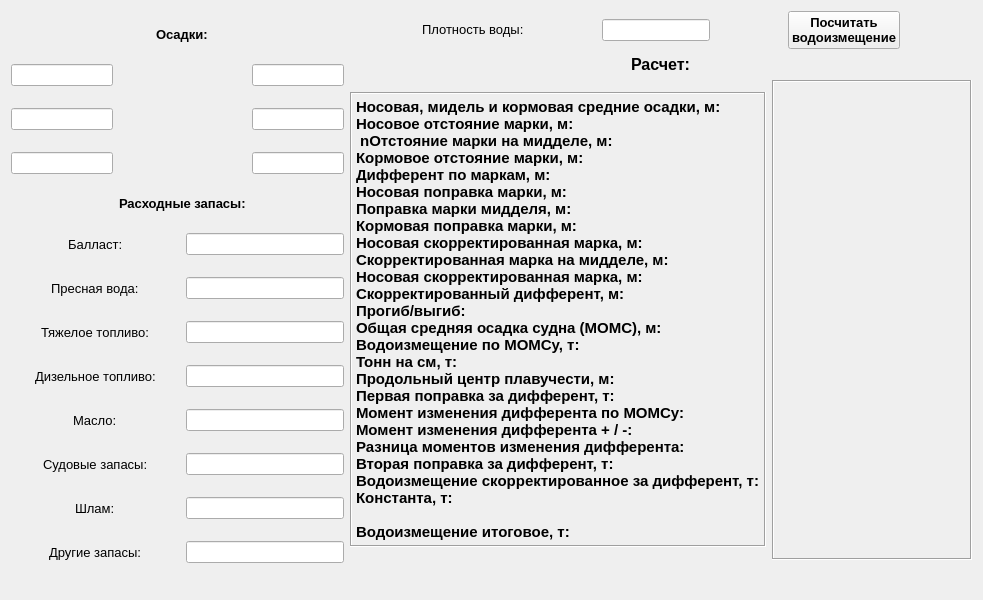
<?xml version="1.0" encoding="UTF-8"?>
<ui version="4.0">
 <class>Form</class>
 <widget class="QWidget" name="Form">
  <property name="geometry">
   <rect>
    <x>0</x>
    <y>0</y>
    <width>983</width>
    <height>600</height>
   </rect>
  </property>
  <property name="minimumSize">
   <size>
    <width>800</width>
    <height>600</height>
   </size>
  </property>
  <property name="windowTitle">
   <string>Расчет водоизмещения HC Bea-Luna</string>
  </property>
  <layout class="QGridLayout" name="gridLayout_3">
   <item row="0" column="0" rowspan="2">
    <layout class="QGridLayout" name="gridLayout">
     <item row="12" column="2" colspan="2">
      <widget class="QLineEdit" name="other_f">
       <property name="alignment">
        <set>Qt::AlignCenter</set>
       </property>
      </widget>
     </item>
     <item row="11" column="2" colspan="2">
      <widget class="QLineEdit" name="sludge_f">
       <property name="alignment">
        <set>Qt::AlignCenter</set>
       </property>
      </widget>
     </item>
     <item row="10" column="2" colspan="2">
      <widget class="QLineEdit" name="slops_f">
       <property name="alignment">
        <set>Qt::AlignCenter</set>
       </property>
      </widget>
     </item>
     <item row="6" column="0" colspan="2" alignment="Qt::AlignHCenter">
      <widget class="QLabel" name="fw_l">
       <property name="font">
        <font>
         <family>Tahoma</family>
         <pointsize>10</pointsize>
        </font>
       </property>
       <property name="text">
        <string>Пресная вода:</string>
       </property>
      </widget>
     </item>
     <item row="5" column="2" colspan="2">
      <widget class="QLineEdit" name="ballast_f">
       <property name="alignment">
        <set>Qt::AlignCenter</set>
       </property>
      </widget>
     </item>
     <item row="7" column="0" colspan="2" alignment="Qt::AlignHCenter">
      <widget class="QLabel" name="hfo_l">
       <property name="font">
        <font>
         <family>Tahoma</family>
         <pointsize>10</pointsize>
        </font>
       </property>
       <property name="text">
        <string>Тяжелое топливо:</string>
       </property>
      </widget>
     </item>
     <item row="9" column="2" colspan="2">
      <widget class="QLineEdit" name="lo_f">
       <property name="alignment">
        <set>Qt::AlignCenter</set>
       </property>
      </widget>
     </item>
     <item row="7" column="2" colspan="2">
      <widget class="QLineEdit" name="hfo_f">
       <property name="alignment">
        <set>Qt::AlignCenter</set>
       </property>
      </widget>
     </item>
     <item row="8" column="2" colspan="2">
      <widget class="QLineEdit" name="mgo_f">
       <property name="alignment">
        <set>Qt::AlignCenter</set>
       </property>
      </widget>
     </item>
     <item row="6" column="2" colspan="2">
      <widget class="QLineEdit" name="fw_f">
       <property name="alignment">
        <set>Qt::AlignCenter</set>
       </property>
      </widget>
     </item>
     <item row="10" column="0" colspan="2" alignment="Qt::AlignHCenter">
      <widget class="QLabel" name="slops_l">
       <property name="font">
        <font>
         <family>Tahoma</family>
         <pointsize>10</pointsize>
        </font>
       </property>
       <property name="text">
        <string>Судовые запасы:</string>
       </property>
      </widget>
     </item>
     <item row="2" column="0">
      <widget class="QLineEdit" name="M_ps_line">
       <property name="sizePolicy">
        <sizepolicy hsizetype="Preferred" vsizetype="Fixed">
         <horstretch>0</horstretch>
         <verstretch>0</verstretch>
        </sizepolicy>
       </property>
       <property name="alignment">
        <set>Qt::AlignCenter</set>
       </property>
      </widget>
     </item>
     <item row="1" column="3">
      <widget class="QLineEdit" name="F_ss_line">
       <property name="sizePolicy">
        <sizepolicy hsizetype="Preferred" vsizetype="Fixed">
         <horstretch>0</horstretch>
         <verstretch>0</verstretch>
        </sizepolicy>
       </property>
       <property name="minimumSize">
        <size>
         <width>0</width>
         <height>0</height>
        </size>
       </property>
       <property name="alignment">
        <set>Qt::AlignCenter</set>
       </property>
      </widget>
     </item>
     <item row="4" column="1" colspan="2" alignment="Qt::AlignHCenter">
      <widget class="QLabel" name="label_10">
       <property name="sizePolicy">
        <sizepolicy hsizetype="Preferred" vsizetype="Maximum">
         <horstretch>0</horstretch>
         <verstretch>0</verstretch>
        </sizepolicy>
       </property>
       <property name="font">
        <font>
         <family>Tahoma</family>
         <pointsize>10</pointsize>
         <weight>75</weight>
         <bold>true</bold>
        </font>
       </property>
       <property name="layoutDirection">
        <enum>Qt::LeftToRight</enum>
       </property>
       <property name="text">
        <string>Расходные запасы:</string>
       </property>
       <property name="alignment">
        <set>Qt::AlignLeading|Qt::AlignLeft|Qt::AlignVCenter</set>
       </property>
      </widget>
     </item>
     <item row="1" column="1" rowspan="3" colspan="2">
      <widget class="QLabel" name="ship">
       <property name="text">
        <string/>
       </property>
       <property name="pixmap">
        <pixmap>ship_rus.jpg</pixmap>
       </property>
      </widget>
     </item>
     <item row="0" column="1" colspan="2" alignment="Qt::AlignHCenter">
      <widget class="QLabel" name="drafts_label">
       <property name="sizePolicy">
        <sizepolicy hsizetype="Preferred" vsizetype="Maximum">
         <horstretch>0</horstretch>
         <verstretch>0</verstretch>
        </sizepolicy>
       </property>
       <property name="font">
        <font>
         <family>Tahoma</family>
         <pointsize>10</pointsize>
         <weight>75</weight>
         <bold>true</bold>
        </font>
       </property>
       <property name="midLineWidth">
        <number>1</number>
       </property>
       <property name="text">
        <string>Осадки:</string>
       </property>
      </widget>
     </item>
     <item row="1" column="0">
      <widget class="QLineEdit" name="F_ps_line">
       <property name="sizePolicy">
        <sizepolicy hsizetype="Preferred" vsizetype="Fixed">
         <horstretch>0</horstretch>
         <verstretch>0</verstretch>
        </sizepolicy>
       </property>
       <property name="alignment">
        <set>Qt::AlignCenter</set>
       </property>
      </widget>
     </item>
     <item row="3" column="3">
      <widget class="QLineEdit" name="A_ss_line">
       <property name="sizePolicy">
        <sizepolicy hsizetype="Preferred" vsizetype="Fixed">
         <horstretch>0</horstretch>
         <verstretch>0</verstretch>
        </sizepolicy>
       </property>
       <property name="alignment">
        <set>Qt::AlignCenter</set>
       </property>
      </widget>
     </item>
     <item row="3" column="0">
      <widget class="QLineEdit" name="A_ps_line">
       <property name="sizePolicy">
        <sizepolicy hsizetype="Preferred" vsizetype="Fixed">
         <horstretch>0</horstretch>
         <verstretch>0</verstretch>
        </sizepolicy>
       </property>
       <property name="alignment">
        <set>Qt::AlignCenter</set>
       </property>
      </widget>
     </item>
     <item row="2" column="3">
      <widget class="QLineEdit" name="M_ss_line">
       <property name="sizePolicy">
        <sizepolicy hsizetype="Preferred" vsizetype="Fixed">
         <horstretch>0</horstretch>
         <verstretch>0</verstretch>
        </sizepolicy>
       </property>
       <property name="alignment">
        <set>Qt::AlignCenter</set>
       </property>
      </widget>
     </item>
     <item row="5" column="0" colspan="2" alignment="Qt::AlignHCenter">
      <widget class="QLabel" name="ballast_l">
       <property name="font">
        <font>
         <family>Tahoma</family>
         <pointsize>10</pointsize>
        </font>
       </property>
       <property name="text">
        <string>Балласт:</string>
       </property>
      </widget>
     </item>
     <item row="8" column="0" colspan="2" alignment="Qt::AlignHCenter">
      <widget class="QLabel" name="mgo_l">
       <property name="font">
        <font>
         <family>Tahoma</family>
         <pointsize>10</pointsize>
        </font>
       </property>
       <property name="text">
        <string>Дизельное топливо:</string>
       </property>
      </widget>
     </item>
     <item row="9" column="0" colspan="2" alignment="Qt::AlignHCenter">
      <widget class="QLabel" name="lo_l">
       <property name="font">
        <font>
         <family>Tahoma</family>
         <pointsize>10</pointsize>
        </font>
       </property>
       <property name="text">
        <string>Масло:</string>
       </property>
      </widget>
     </item>
     <item row="11" column="0" colspan="2" alignment="Qt::AlignHCenter">
      <widget class="QLabel" name="sludge_l">
       <property name="font">
        <font>
         <family>Tahoma</family>
         <pointsize>10</pointsize>
        </font>
       </property>
       <property name="text">
        <string>Шлам:</string>
       </property>
      </widget>
     </item>
     <item row="12" column="0" colspan="2" alignment="Qt::AlignHCenter">
      <widget class="QLabel" name="other_l">
       <property name="font">
        <font>
         <family>Tahoma</family>
         <pointsize>10</pointsize>
        </font>
       </property>
       <property name="text">
        <string>Другие запасы:</string>
       </property>
      </widget>
     </item>
    </layout>
   </item>
   <item row="0" column="1">
    <layout class="QHBoxLayout" name="horizontalLayout_2">
     <item>
      <widget class="QLabel" name="dens_l">
       <property name="sizePolicy">
        <sizepolicy hsizetype="Maximum" vsizetype="Maximum">
         <horstretch>0</horstretch>
         <verstretch>0</verstretch>
        </sizepolicy>
       </property>
       <property name="font">
        <font>
         <family>Tahoma</family>
         <pointsize>10</pointsize>
        </font>
       </property>
       <property name="text">
        <string>Плотность воды:</string>
       </property>
      </widget>
     </item>
     <item>
      <widget class="QLineEdit" name="dens_f">
       <property name="sizePolicy">
        <sizepolicy hsizetype="Maximum" vsizetype="Fixed">
         <horstretch>0</horstretch>
         <verstretch>0</verstretch>
        </sizepolicy>
       </property>
       <property name="alignment">
        <set>Qt::AlignCenter</set>
       </property>
      </widget>
     </item>
     <item>
      <widget class="QPushButton" name="countBtn">
       <property name="sizePolicy">
        <sizepolicy hsizetype="Maximum" vsizetype="Maximum">
         <horstretch>0</horstretch>
         <verstretch>0</verstretch>
        </sizepolicy>
       </property>
       <property name="font">
        <font>
         <family>Tahoma</family>
         <pointsize>10</pointsize>
         <weight>75</weight>
         <bold>true</bold>
        </font>
       </property>
       <property name="text">
        <string>Посчитать
водоизмещение</string>
       </property>
      </widget>
     </item>
    </layout>
   </item>
   <item row="1" column="1">
    <layout class="QGridLayout" name="gridLayout_2">
     <property name="sizeConstraint">
      <enum>QLayout::SetMinimumSize</enum>
     </property>
     <item row="0" column="0" colspan="2" alignment="Qt::AlignHCenter">
      <widget class="QLabel" name="result_l">
       <property name="font">
        <font>
         <family>Tahoma</family>
         <pointsize>12</pointsize>
         <weight>75</weight>
         <bold>true</bold>
        </font>
       </property>
       <property name="text">
        <string>Расчет:</string>
       </property>
      </widget>
     </item>
     <item row="1" column="0" alignment="Qt::AlignHCenter">
      <widget class="QLabel" name="result_lables">
       <property name="sizePolicy">
        <sizepolicy hsizetype="Expanding" vsizetype="Fixed">
         <horstretch>0</horstretch>
         <verstretch>0</verstretch>
        </sizepolicy>
       </property>
       <property name="minimumSize">
        <size>
         <width>0</width>
         <height>0</height>
        </size>
       </property>
       <property name="font">
        <font>
         <family>Tahoma</family>
         <pointsize>11</pointsize>
         <weight>75</weight>
         <bold>true</bold>
        </font>
       </property>
       <property name="frameShape">
        <enum>QFrame::Box</enum>
       </property>
       <property name="frameShadow">
        <enum>QFrame::Sunken</enum>
       </property>
       <property name="text">
        <string>Носовая, мидель и кормовая средние осадки, м:
Носовое отстояние марки, м:
 nОтстояние марки на мидделе, м:
Кормовое отстояние марки, м:
Дифферент по маркам, м:
Носовая поправка марки, м:
Поправка марки мидделя, м:
Кормовая поправка марки, м:
Носовая скорректированная марка, м:
Скорректированная марка на мидделе, м:
Носовая скорректированная марка, м:
Скорректированный дифферент, м:
Прогиб/выгиб:
Общая средняя осадка судна (MOMC), м:
Водоизмещение по MOMCу, т:
Тонн на см, т:
Продольный центр плавучести, м:
Первая поправка за дифферент, т:
Момент изменения дифферента по МОМСу:
Момент изменения дифферента + / -:
Разница моментов изменения дифферента: 
Вторая поправка за дифферент, т:
Водоизмещение скорректированное за дифферент, т: 
Константа, т:

Водоизмещение итоговое, т:</string>
       </property>
       <property name="alignment">
        <set>Qt::AlignLeading|Qt::AlignLeft|Qt::AlignTop</set>
       </property>
      </widget>
     </item>
     <item row="2" column="0">
      <spacer name="verticalSpacer">
       <property name="orientation">
        <enum>Qt::Vertical</enum>
       </property>
       <property name="sizeHint" stdset="0">
        <size>
         <width>20</width>
         <height>40</height>
        </size>
       </property>
      </spacer>
     </item>
     <item row="2" column="1">
      <spacer name="verticalSpacer_2">
       <property name="orientation">
        <enum>Qt::Vertical</enum>
       </property>
       <property name="sizeHint" stdset="0">
        <size>
         <width>20</width>
         <height>40</height>
        </size>
       </property>
      </spacer>
     </item>
     <item row="1" column="1" alignment="Qt::AlignHCenter">
      <widget class="QLabel" name="result">
       <property name="sizePolicy">
        <sizepolicy hsizetype="MinimumExpanding" vsizetype="Fixed">
         <horstretch>0</horstretch>
         <verstretch>0</verstretch>
        </sizepolicy>
       </property>
       <property name="minimumSize">
        <size>
         <width>200</width>
         <height>480</height>
        </size>
       </property>
       <property name="font">
        <font>
         <family>Tahoma</family>
         <pointsize>11</pointsize>
         <weight>75</weight>
         <bold>true</bold>
        </font>
       </property>
       <property name="frameShape">
        <enum>QFrame::Box</enum>
       </property>
       <property name="frameShadow">
        <enum>QFrame::Sunken</enum>
       </property>
       <property name="text">
        <string/>
       </property>
       <property name="alignment">
        <set>Qt::AlignHCenter|Qt::AlignTop</set>
       </property>
      </widget>
     </item>
    </layout>
   </item>
  </layout>
 </widget>
 <tabstops>
  <tabstop>F_ps_line</tabstop>
  <tabstop>F_ss_line</tabstop>
  <tabstop>M_ps_line</tabstop>
  <tabstop>M_ss_line</tabstop>
  <tabstop>A_ps_line</tabstop>
  <tabstop>A_ss_line</tabstop>
  <tabstop>ballast_f</tabstop>
  <tabstop>fw_f</tabstop>
  <tabstop>hfo_f</tabstop>
  <tabstop>mgo_f</tabstop>
  <tabstop>lo_f</tabstop>
  <tabstop>slops_f</tabstop>
  <tabstop>sludge_f</tabstop>
  <tabstop>other_f</tabstop>
  <tabstop>dens_f</tabstop>
  <tabstop>countBtn</tabstop>
 </tabstops>
 <resources/>
 <connections/>
</ui>
